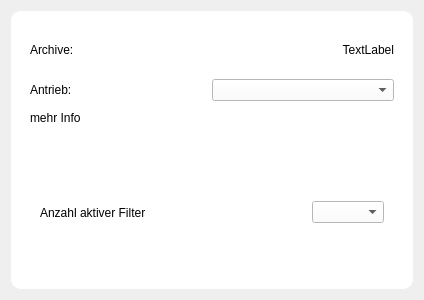
<?xml version="1.0" encoding="UTF-8"?>
<ui version="4.0">
 <class>Form</class>
 <widget class="QWidget" name="Form">
  <property name="geometry">
   <rect>
    <x>0</x>
    <y>0</y>
    <width>424</width>
    <height>300</height>
   </rect>
  </property>
  <property name="windowTitle">
   <string>Form</string>
  </property>
  <property name="styleSheet">
   <string notr="true"/>
  </property>
  <layout class="QVBoxLayout" name="verticalLayout">
   <item>
    <widget class="QFrame" name="fr_main">
     <property name="sizePolicy">
      <sizepolicy hsizetype="Preferred" vsizetype="Preferred">
       <horstretch>0</horstretch>
       <verstretch>0</verstretch>
      </sizepolicy>
     </property>
     <property name="minimumSize">
      <size>
       <width>0</width>
       <height>0</height>
      </size>
     </property>
     <property name="maximumSize">
      <size>
       <width>16777215</width>
       <height>16777215</height>
      </size>
     </property>
     <property name="styleSheet">
      <string notr="true">#fr_main {
	background-color: rgb(255, 255, 255);
	border: 2px grey;
	border-color: rgb(50,50,50);
	border-radius: 10px;
}</string>
     </property>
     <property name="frameShape">
      <enum>QFrame::Shape::StyledPanel</enum>
     </property>
     <property name="frameShadow">
      <enum>QFrame::Shadow::Raised</enum>
     </property>
     <layout class="QVBoxLayout" name="verticalLayout_2">
      <item>
       <widget class="QScrollArea" name="sa_main">
        <property name="sizePolicy">
         <sizepolicy hsizetype="Preferred" vsizetype="Expanding">
          <horstretch>0</horstretch>
          <verstretch>0</verstretch>
         </sizepolicy>
        </property>
        <property name="styleSheet">
         <string notr="true">background-color: rgb(255, 255, 255);</string>
        </property>
        <property name="frameShape">
         <enum>QFrame::Shape::NoFrame</enum>
        </property>
        <property name="horizontalScrollBarPolicy">
         <enum>Qt::ScrollBarPolicy::ScrollBarAlwaysOff</enum>
        </property>
        <property name="sizeAdjustPolicy">
         <enum>QAbstractScrollArea::SizeAdjustPolicy::AdjustToContents</enum>
        </property>
        <property name="widgetResizable">
         <bool>true</bool>
        </property>
        <widget class="QWidget" name="sa_mainContents">
         <property name="geometry">
          <rect>
           <x>0</x>
           <y>0</y>
           <width>376</width>
           <height>252</height>
          </rect>
         </property>
         <property name="styleSheet">
          <string notr="true"/>
         </property>
         <layout class="QVBoxLayout" name="verticalLayout_3">
          <property name="spacing">
           <number>0</number>
          </property>
          <property name="leftMargin">
           <number>0</number>
          </property>
          <property name="topMargin">
           <number>0</number>
          </property>
          <property name="rightMargin">
           <number>0</number>
          </property>
          <property name="bottomMargin">
           <number>0</number>
          </property>
          <item>
           <widget class="QWidget" name="w_driveInfo" native="true">
            <property name="styleSheet">
             <string notr="true"/>
            </property>
            <layout class="QGridLayout" name="gridLayout">
             <property name="leftMargin">
              <number>10</number>
             </property>
             <property name="topMargin">
              <number>10</number>
             </property>
             <property name="rightMargin">
              <number>10</number>
             </property>
             <property name="bottomMargin">
              <number>0</number>
             </property>
             <property name="horizontalSpacing">
              <number>0</number>
             </property>
             <property name="verticalSpacing">
              <number>10</number>
             </property>
             <item row="0" column="0">
              <widget class="QLabel" name="lbl_archiveName">
               <property name="text">
                <string>Archive: </string>
               </property>
              </widget>
             </item>
             <item row="5" column="0" colspan="2">
              <widget class="QWidget" name="w_activeFiltersNum" native="true">
               <layout class="QHBoxLayout" name="horizontalLayout">
                <property name="spacing">
                 <number>5</number>
                </property>
                <property name="leftMargin">
                 <number>10</number>
                </property>
                <property name="topMargin">
                 <number>0</number>
                </property>
                <property name="rightMargin">
                 <number>10</number>
                </property>
                <property name="bottomMargin">
                 <number>0</number>
                </property>
                <item>
                 <widget class="QLabel" name="lbl_numActiveFilters">
                  <property name="text">
                   <string>Anzahl aktiver Filter</string>
                  </property>
                 </widget>
                </item>
                <item>
                 <spacer name="horizontalSpacer">
                  <property name="orientation">
                   <enum>Qt::Orientation::Horizontal</enum>
                  </property>
                  <property name="sizeHint" stdset="0">
                   <size>
                    <width>40</width>
                    <height>20</height>
                   </size>
                  </property>
                 </spacer>
                </item>
                <item>
                 <widget class="QPushButton" name="pb_numActiveFilters">
                  <property name="styleSheet">
                   <string notr="true">QPushButton {
    border: none;
}</string>
                  </property>
                  <property name="text">
                   <string/>
                  </property>
                  <property name="icon">
                   <iconset resource="../resources/resources.qrc">
                    <normaloff>:/resources/reset_24dp.svg</normaloff>:/resources/reset_24dp.svg</iconset>
                  </property>
                  <property name="iconSize">
                   <size>
                    <width>18</width>
                    <height>18</height>
                   </size>
                  </property>
                 </widget>
                </item>
                <item>
                 <widget class="QComboBox" name="cb_numActiveFilters">
                  <property name="styleSheet">
                   <string notr="true">selection-color: rgb(1, 153, 153);</string>
                  </property>
                 </widget>
                </item>
               </layout>
              </widget>
             </item>
             <item row="1" column="0">
              <widget class="QLabel" name="lbl_drives">
               <property name="text">
                <string>Antrieb:</string>
               </property>
              </widget>
             </item>
             <item row="6" column="0" colspan="2">
              <widget class="QWidget" name="w_filters" native="true"/>
             </item>
             <item row="4" column="0" colspan="2">
              <widget class="QWidget" name="w_plot" native="true">
               <property name="sizePolicy">
                <sizepolicy hsizetype="Preferred" vsizetype="Fixed">
                 <horstretch>0</horstretch>
                 <verstretch>0</verstretch>
                </sizepolicy>
               </property>
               <property name="minimumSize">
                <size>
                 <width>0</width>
                 <height>0</height>
                </size>
               </property>
              </widget>
             </item>
             <item row="2" column="0">
              <widget class="QPushButton" name="pb_moreInfo">
               <property name="styleSheet">
                <string notr="true">text-align: left;
padding-left: 0px; /* shifts text from the edge */
border: none

</string>
               </property>
               <property name="text">
                <string>mehr Info</string>
               </property>
               <property name="icon">
                <iconset resource="../resources/resources.qrc">
                 <normaloff>:/resources/arrow_right_24dp.svg</normaloff>:/resources/arrow_right_24dp.svg</iconset>
               </property>
              </widget>
             </item>
             <item row="1" column="1">
              <widget class="QComboBox" name="cb_driveNames">
               <property name="styleSheet">
                <string notr="true">selection-color: rgb(1, 153, 153);
border-color: rgb(145, 144, 146)</string>
               </property>
              </widget>
             </item>
             <item row="3" column="0" colspan="2">
              <widget class="QWidget" name="w_moreInfo" native="true">
               <property name="styleSheet">
                <string notr="true">color: rgb(150, 150, 150);</string>
               </property>
               <layout class="QHBoxLayout" name="horizontalLayout_2">
                <property name="spacing">
                 <number>0</number>
                </property>
                <property name="leftMargin">
                 <number>6</number>
                </property>
                <property name="topMargin">
                 <number>0</number>
                </property>
                <property name="rightMargin">
                 <number>0</number>
                </property>
                <property name="bottomMargin">
                 <number>0</number>
                </property>
                <item>
                 <widget class="QLabel" name="lbl_driveMoreInfoLeft">
                  <property name="text">
                   <string/>
                  </property>
                 </widget>
                </item>
                <item>
                 <spacer name="horizontalSpacer_2">
                  <property name="orientation">
                   <enum>Qt::Orientation::Horizontal</enum>
                  </property>
                  <property name="sizeHint" stdset="0">
                   <size>
                    <width>40</width>
                    <height>20</height>
                   </size>
                  </property>
                 </spacer>
                </item>
                <item>
                 <widget class="QLabel" name="lbl_driveMoreInfoRight">
                  <property name="layoutDirection">
                   <enum>Qt::LayoutDirection::RightToLeft</enum>
                  </property>
                  <property name="styleSheet">
                   <string notr="true"/>
                  </property>
                  <property name="text">
                   <string/>
                  </property>
                 </widget>
                </item>
               </layout>
              </widget>
             </item>
             <item row="0" column="1">
              <widget class="QLabel" name="lbl_archiveNameValue">
               <property name="text">
                <string>TextLabel</string>
               </property>
               <property name="alignment">
                <set>Qt::AlignmentFlag::AlignRight|Qt::AlignmentFlag::AlignTrailing|Qt::AlignmentFlag::AlignVCenter</set>
               </property>
              </widget>
             </item>
            </layout>
           </widget>
          </item>
         </layout>
        </widget>
       </widget>
      </item>
     </layout>
    </widget>
   </item>
  </layout>
 </widget>
 <tabstops>
  <tabstop>cb_driveNames</tabstop>
  <tabstop>pb_moreInfo</tabstop>
 </tabstops>
 <resources>
  <include location="../resources/resources.qrc"/>
 </resources>
 <connections/>
</ui>
